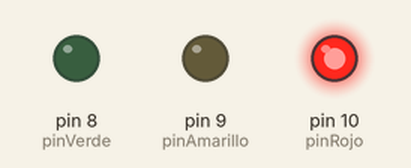
The sketch below on a simulated Arduino Uno, built with avr-gcc and run on an emulated ATmega328P. Shown: output pins drawn as LEDs (lit = HIGH).

Above: at 0.1 s.
At 5.1 s:
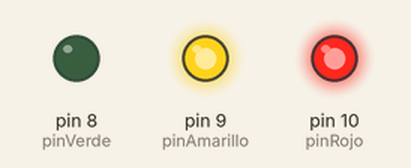
At 107.1 s:
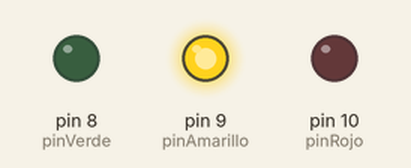
At 116.1 s:
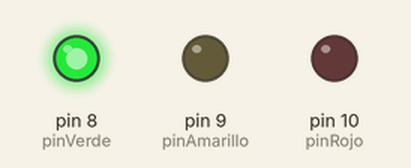
Timing chart, 0 to 117.6 s (numbered marks = the images above):
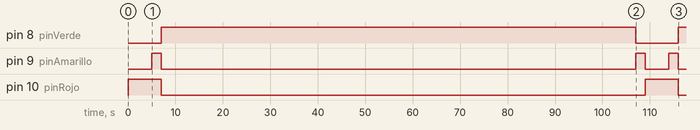

Measured:
- by itself, pin 8 (pinVerde): LOW → HIGH at 7.0 s, → LOW 100 s later, → HIGH 9.0 s later
- by itself, pin 9 (pinAmarillo): goes HIGH 2.0 s, LOW 100 s, HIGH 2.0 s, LOW 5.0 s, HIGH 2.0 s, then LOW
- by itself, pin 10 (pinRojo): alternates HIGH for 7.0 s and LOW for 102 s

The sketch:

Prac9.ino
```cpp
int pinRojo = 10;
int pinAmarillo = 9;
int pinVerde = 8;

void setup() {

pinMode(pinRojo, OUTPUT);
pinMode(pinAmarillo, OUTPUT);
pinMode(pinVerde, OUTPUT);

}

void loop() {

// Enciende el pin Rojo
digitalWrite(pinRojo, HIGH);
// Espera 5 segundos
delay(5000);
// Enciende el pin Amarillo
digitalWrite(pinAmarillo, HIGH);
// Espera 2 segundos
delay(2000);
// Enciende el pin Verde
digitalWrite(pinVerde, HIGH);
// Apaga el pin Rojo
digitalWrite(pinRojo, LOW);
// Apaga el pin Amarillo
digitalWrite(pinAmarillo, LOW);
// Espera 10 segundos
delay(100000);
// Enciende el pin Amaillo
digitalWrite(pinAmarillo, HIGH);
// Apaga el pin Verde
digitalWrite(pinVerde, LOW);
// Espera 2 segundos
delay(2000);
// Apaga el pin Amarillo
digitalWrite(pinAmarillo, LOW);
// Se repite el proceso
}
```
